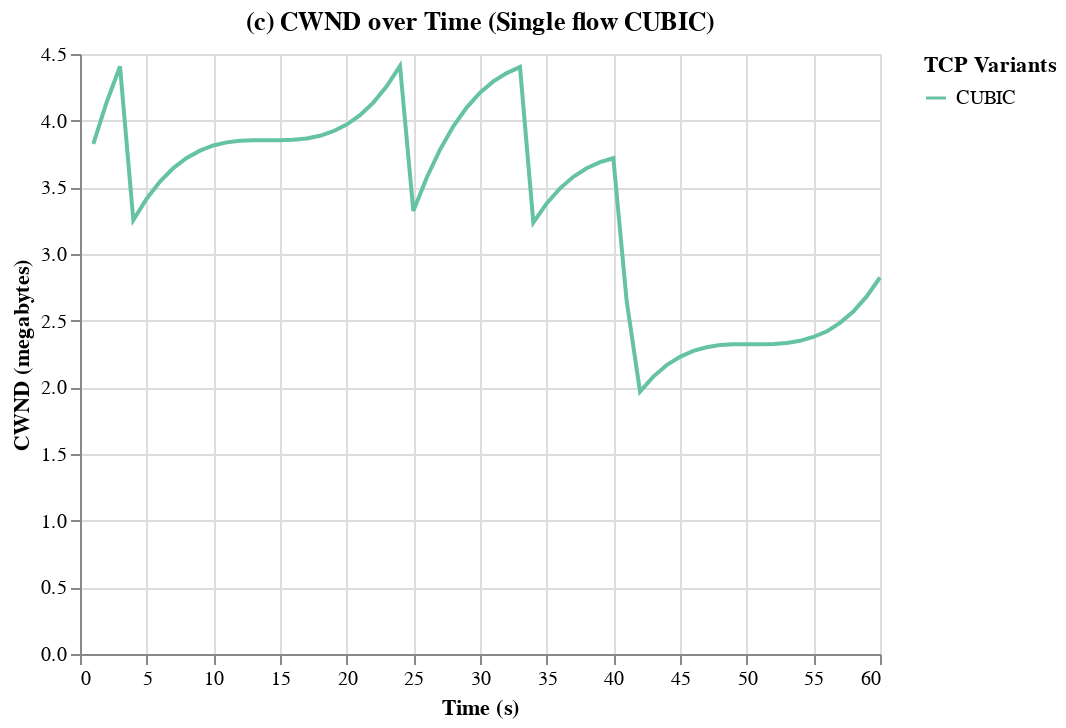

The code cell stored with this chart in its notebook:
### Code cell
# Create a selection that chooses the nearest point & selects on a single click
selection = alt.selection_multi(fields=['cc'], bind='legend')

# The line plot
s1e1_cwnd = alt.Chart(df_s1e1_single_flow_cubic).mark_line().encode(
    x=alt.X('end:Q', title='Time (s)'),
    y=alt.Y('snd_cwnd_mb:Q', title='CWND (megabytes)'),
    color=alt.Color('cc:N', legend=alt.Legend(title="TCP Variants"), scale=alt.Scale(scheme='set2')),
    opacity=alt.condition(selection, alt.value(1), alt.value(0.5)),
    
    # Add tooltip
    tooltip=['end', 'snd_cwnd_mb', 'cc']
).properties(
    title='(c) CWND over Time (Single flow CUBIC)'
).add_selection(
    selection,
)

# Display the plot
s1e1_cwnd

### Figure 1 — Vega-Lite specification as saved in the notebook (floating-point values rounded to 4 significant figures)
{"config": {"view": {"continuousWidth": 400, "continuousHeight": 300}}, "data": {"name": "data-647824f9151276168d8ba03af8fdc129"}, "mark": "line", "encoding": {"color": {"field": "cc", "legend": {"title": "TCP Variants"}, "scale": {"scheme": "set2"}, "type": "nominal"}, "opacity": {"condition": {"value": 1, "selection": "selector003"}, "value": 0.5}, "tooltip": [{"field": "end", "type": "quantitative"}, {"field": "snd_cwnd_mb", "type": "quantitative"}, {"field": "cc", "type": "nominal"}], "x": {"field": "end", "title": "Time (s)", "type": "quantitative"}, "y": {"field": "snd_cwnd_mb", "title": "CWND (megabytes)", "type": "quantitative"}}, "selection": {"selector003": {"type": "multi", "fields": ["cc"], "bind": "legend"}}, "title": "(c) CWND over Time (Single flow CUBIC)", "$schema": "https://vega.github.io/schema/vega-lite/v4.17.0.json", "datasets": {"data-647824f9151276168d8ba03af8fdc129": [{"socket": 5, "end": 1, "retransmits": 45, "throughput_mbps": 516.1, "rtt_ms": 32.8, "snd_cwnd_mb": 3.826, "cc": "CUBIC"}, {"socket": 5, "end": 2, "retransmits": 0, "throughput_mbps": 954.8, "rtt_ms": 34.13, "snd_cwnd_mb": 4.138, "cc": "CUBIC"}, {"socket": 5, "end": 3, "retransmits": 0, "throughput_mbps": 953.9, "rtt_ms": 36.55, "snd_cwnd_mb": 4.406, "cc": "CUBIC"}, {"socket": 5, "end": 4, "retransmits": 45, "throughput_mbps": 890.6, "rtt_ms": 31.79, "snd_cwnd_mb": 3.254, "cc": "CUBIC"}, {"socket": 5, "end": 5, "retransmits": 0, "throughput_mbps": 850.4, "rtt_ms": 31.25, "snd_cwnd_mb": 3.414, "cc": "CUBIC"}, {"socket": 5, "end": 6, "retransmits": 0, "throughput_mbps": 891.3, "rtt_ms": 30.79, "snd_cwnd_mb": 3.543, "cc": "CUBIC"}, {"socket": 5, "end": 7, "retransmits": 0, "throughput_mbps": 922.4, "rtt_ms": 30.99, "snd_cwnd_mb": 3.645, "cc": "CUBIC"}, {"socket": 5, "end": 8, "retransmits": 0, "throughput_mbps": 954.3, "rtt_ms": 30.93, "snd_cwnd_mb": 3.72, "cc": "CUBIC"}, {"socket": 5, "end": 9, "retransmits": 0, "throughput_mbps": 954.6, "rtt_ms": 30.94, "snd_cwnd_mb": 3.775, "cc": "CUBIC"}, {"socket": 5, "end": 10, "retransmits": 0, "throughput_mbps": 954.1, "rtt_ms": 31.57, "snd_cwnd_mb": 3.814, "cc": "CUBIC"}, {"socket": 5, "end": 11, "retransmits": 0, "throughput_mbps": 954.2, "rtt_ms": 31.74, "snd_cwnd_mb": 3.837, "cc": "CUBIC"}, {"socket": 5, "end": 12, "retransmits": 0, "throughput_mbps": 954.3, "rtt_ms": 31.96, "snd_cwnd_mb": 3.849, "cc": "CUBIC"}, {"socket": 5, "end": 13, "retransmits": 0, "throughput_mbps": 964.7, "rtt_ms": 32.17, "snd_cwnd_mb": 3.853, "cc": "CUBIC"}, {"socket": 5, "end": 14, "retransmits": 0, "throughput_mbps": 953.9, "rtt_ms": 32.13, "snd_cwnd_mb": 3.853, "cc": "CUBIC"}, {"socket": 5, "end": 15, "retransmits": 0, "throughput_mbps": 954.6, "rtt_ms": 32.11, "snd_cwnd_mb": 3.853, "cc": "CUBIC"}, {"socket": 5, "end": 16, "retransmits": 0, "throughput_mbps": 943.8, "rtt_ms": 32.27, "snd_cwnd_mb": 3.856, "cc": "CUBIC"}, {"socket": 5, "end": 17, "retransmits": 0, "throughput_mbps": 953.8, "rtt_ms": 32.2, "snd_cwnd_mb": 3.866, "cc": "CUBIC"}, {"socket": 5, "end": 18, "retransmits": 0, "throughput_mbps": 965.2, "rtt_ms": 31.9, "snd_cwnd_mb": 3.886, "cc": "CUBIC"}, {"socket": 5, "end": 19, "retransmits": 0, "throughput_mbps": 953.9, "rtt_ms": 32.8, "snd_cwnd_mb": 3.921, "cc": "CUBIC"}, {"socket": 5, "end": 20, "retransmits": 0, "throughput_mbps": 954.4, "rtt_ms": 32.92, "snd_cwnd_mb": 3.97, "cc": "CUBIC"}, {"socket": 5, "end": 21, "retransmits": 0, "throughput_mbps": 953.9, "rtt_ms": 33.15, "snd_cwnd_mb": 4.041, "cc": "CUBIC"}, {"socket": 5, "end": 22, "retransmits": 0, "throughput_mbps": 954.2, "rtt_ms": 34.25, "snd_cwnd_mb": 4.135, "cc": "CUBIC"}, {"socket": 5, "end": 23, "retransmits": 0, "throughput_mbps": 964.7, "rtt_ms": 35.53, "snd_cwnd_mb": 4.257, "cc": "CUBIC"}, {"socket": 5, "end": 24, "retransmits": 0, "throughput_mbps": 954.3, "rtt_ms": 36.49, "snd_cwnd_mb": 4.411, "cc": "CUBIC"}, {"socket": 5, "end": 25, "retransmits": 45, "throughput_mbps": 859.8, "rtt_ms": 30.53, "snd_cwnd_mb": 3.322, "cc": "CUBIC"}, {"socket": 5, "end": 26, "retransmits": 0, "throughput_mbps": 891.1, "rtt_ms": 30.41, "snd_cwnd_mb": 3.572, "cc": "CUBIC"}, {"socket": 5, "end": 27, "retransmits": 0, "throughput_mbps": 943.9, "rtt_ms": 31.28, "snd_cwnd_mb": 3.782, "cc": "CUBIC"}, {"socket": 5, "end": 28, "retransmits": 0, "throughput_mbps": 954.2, "rtt_ms": 32.73, "snd_cwnd_mb": 3.957, "cc": "CUBIC"}, {"socket": 5, "end": 29, "retransmits": 0, "throughput_mbps": 954.0, "rtt_ms": 33.79, "snd_cwnd_mb": 4.098, "cc": "CUBIC"}, {"socket": 5, "end": 30, "retransmits": 0, "throughput_mbps": 964.9, "rtt_ms": 34.73, "snd_cwnd_mb": 4.209, "cc": "CUBIC"}, {"socket": 5, "end": 31, "retransmits": 0, "throughput_mbps": 954.3, "rtt_ms": 35.53, "snd_cwnd_mb": 4.295, "cc": "CUBIC"}, {"socket": 5, "end": 32, "retransmits": 0, "throughput_mbps": 953.8, "rtt_ms": 36.07, "snd_cwnd_mb": 4.357, "cc": "CUBIC"}, {"socket": 5, "end": 33, "retransmits": 0, "throughput_mbps": 954.5, "rtt_ms": 36.55, "snd_cwnd_mb": 4.402, "cc": "CUBIC"}, {"socket": 5, "end": 34, "retransmits": 45, "throughput_mbps": 838.6, "rtt_ms": 31.03, "snd_cwnd_mb": 3.236, "cc": "CUBIC"}, {"socket": 5, "end": 35, "retransmits": 0, "throughput_mbps": 850.0, "rtt_ms": 30.81, "snd_cwnd_mb": 3.38, "cc": "CUBIC"}, {"socket": 5, "end": 36, "retransmits": 0, "throughput_mbps": 880.3, "rtt_ms": 30.59, "snd_cwnd_mb": 3.493, "cc": "CUBIC"}, {"socket": 5, "end": 37, "retransmits": 0, "throughput_mbps": 922.1, "rtt_ms": 30.44, "snd_cwnd_mb": 3.579, "cc": "CUBIC"}, {"socket": 5, "end": 38, "retransmits": 0, "throughput_mbps": 923.5, "rtt_ms": 30.69, "snd_cwnd_mb": 3.643, "cc": "CUBIC"}, {"socket": 5, "end": 39, "retransmits": 0, "throughput_mbps": 954.4, "rtt_ms": 30.61, "snd_cwnd_mb": 3.69, "cc": "CUBIC"}, {"socket": 5, "end": 40, "retransmits": 0, "throughput_mbps": 953.5, "rtt_ms": 31.1, "snd_cwnd_mb": 3.718, "cc": "CUBIC"}, {"socket": 5, "end": 41, "retransmits": 45, "throughput_mbps": 529.2, "rtt_ms": 51.51, "snd_cwnd_mb": 2.647, "cc": "CUBIC"}, {"socket": 5, "end": 42, "retransmits": 8, "throughput_mbps": 294.4, "rtt_ms": 47.2, "snd_cwnd_mb": 1.968, "cc": "CUBIC"}, {"socket": 5, "end": 43, "retransmits": 0, "throughput_mbps": 401.9, "rtt_ms": 32.19, "snd_cwnd_mb": 2.081, "cc": "CUBIC"}, {"socket": 5, "end": 44, "retransmits": 0, "throughput_mbps": 481.6, "rtt_ms": 32.61, "snd_cwnd_mb": 2.166, "cc": "CUBIC"}, {"socket": 5, "end": 45, "retransmits": 0, "throughput_mbps": 513.6, "rtt_ms": 32.38, "snd_cwnd_mb": 2.228, "cc": "CUBIC"}, {"socket": 5, "end": 46, "retransmits": 0, "throughput_mbps": 535.6, "rtt_ms": 31.19, "snd_cwnd_mb": 2.273, "cc": "CUBIC"}, {"socket": 5, "end": 47, "retransmits": 0, "throughput_mbps": 554.9, "rtt_ms": 32.62, "snd_cwnd_mb": 2.301, "cc": "CUBIC"}, {"socket": 5, "end": 48, "retransmits": 0, "throughput_mbps": 566.9, "rtt_ms": 32.19, "snd_cwnd_mb": 2.317, "cc": "CUBIC"}, {"socket": 5, "end": 49, "retransmits": 0, "throughput_mbps": 566.5, "rtt_ms": 31.28, "snd_cwnd_mb": 2.323, "cc": "CUBIC"}, {"socket": 5, "end": 50, "retransmits": 0, "throughput_mbps": 566.3, "rtt_ms": 32.06, "snd_cwnd_mb": 2.324, "cc": "CUBIC"}, {"socket": 5, "end": 51, "retransmits": 0, "throughput_mbps": 566.1, "rtt_ms": 32.14, "snd_cwnd_mb": 2.324, "cc": "CUBIC"}, {"socket": 5, "end": 52, "retransmits": 0, "throughput_mbps": 576.0, "rtt_ms": 31.74, "snd_cwnd_mb": 2.325, "cc": "CUBIC"}, {"socket": 5, "end": 53, "retransmits": 0, "throughput_mbps": 566.7, "rtt_ms": 31.58, "snd_cwnd_mb": 2.333, "cc": "CUBIC"}, {"socket": 5, "end": 54, "retransmits": 0, "throughput_mbps": 586.9, "rtt_ms": 31.41, "snd_cwnd_mb": 2.349, "cc": "CUBIC"}, {"socket": 5, "end": 55, "retransmits": 0, "throughput_mbps": 598.2, "rtt_ms": 31.07, "snd_cwnd_mb": 2.378, "cc": "CUBIC"}, {"socket": 5, "end": 56, "retransmits": 0, "throughput_mbps": 586.8, "rtt_ms": 31.39, "snd_cwnd_mb": 2.42, "cc": "CUBIC"}, {"socket": 5, "end": 57, "retransmits": 0, "throughput_mbps": 619.1, "rtt_ms": 31.45, "snd_cwnd_mb": 2.483, "cc": "CUBIC"}, {"socket": 5, "end": 58, "retransmits": 0, "throughput_mbps": 629.3, "rtt_ms": 30.79, "snd_cwnd_mb": 2.569, "cc": "CUBIC"}, {"socket": 5, "end": 59, "retransmits": 0, "throughput_mbps": 660.1, "rtt_ms": 31.36, "snd_cwnd_mb": 2.682, "cc": "CUBIC"}, {"socket": 5, "end": 60, "retransmits": 0, "throughput_mbps": 691.8, "rtt_ms": 31.49, "snd_cwnd_mb": 2.824, "cc": "CUBIC"}]}}
